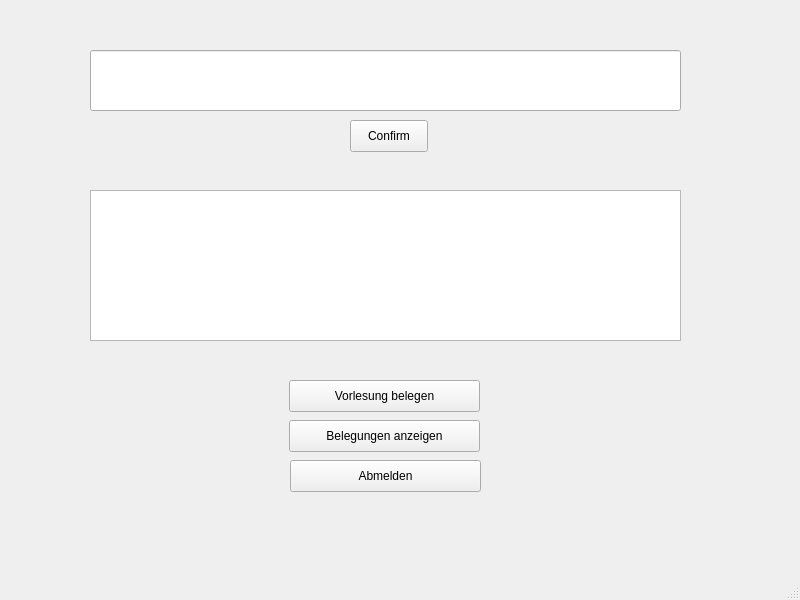
<?xml version="1.0" encoding="UTF-8"?>
<ui version="4.0">
 <class>MainWindow</class>
 <widget class="QMainWindow" name="MainWindow">
  <property name="geometry">
   <rect>
    <x>0</x>
    <y>0</y>
    <width>800</width>
    <height>600</height>
   </rect>
  </property>
  <property name="windowTitle">
   <string>MainWindow</string>
  </property>
  <widget class="QWidget" name="centralwidget">
   <widget class="QPushButton" name="belegen">
    <property name="geometry">
     <rect>
      <x>289</x>
      <y>380</y>
      <width>191</width>
      <height>32</height>
     </rect>
    </property>
    <property name="text">
     <string>Vorlesung belegen</string>
    </property>
   </widget>
   <widget class="QPushButton" name="anzeigen">
    <property name="geometry">
     <rect>
      <x>289</x>
      <y>420</y>
      <width>191</width>
      <height>32</height>
     </rect>
    </property>
    <property name="text">
     <string>Belegungen anzeigen</string>
    </property>
   </widget>
   <widget class="QPushButton" name="exit">
    <property name="geometry">
     <rect>
      <x>290</x>
      <y>460</y>
      <width>191</width>
      <height>32</height>
     </rect>
    </property>
    <property name="text">
     <string>Abmelden</string>
    </property>
   </widget>
   <widget class="QTextEdit" name="output">
    <property name="geometry">
     <rect>
      <x>90</x>
      <y>190</y>
      <width>591</width>
      <height>151</height>
     </rect>
    </property>
    <property name="readOnly">
     <bool>true</bool>
    </property>
   </widget>
   <widget class="QPushButton" name="confirmButton">
    <property name="geometry">
     <rect>
      <x>350</x>
      <y>120</y>
      <width>78</width>
      <height>32</height>
     </rect>
    </property>
    <property name="text">
     <string>Confirm</string>
    </property>
   </widget>
   <widget class="QLineEdit" name="input">
    <property name="geometry">
     <rect>
      <x>90</x>
      <y>50</y>
      <width>591</width>
      <height>61</height>
     </rect>
    </property>
   </widget>
  </widget>
  <widget class="QMenuBar" name="menubar">
   <property name="geometry">
    <rect>
     <x>0</x>
     <y>0</y>
     <width>800</width>
     <height>24</height>
    </rect>
   </property>
  </widget>
  <widget class="QStatusBar" name="statusbar"/>
 </widget>
 <resources/>
 <connections/>
</ui>
